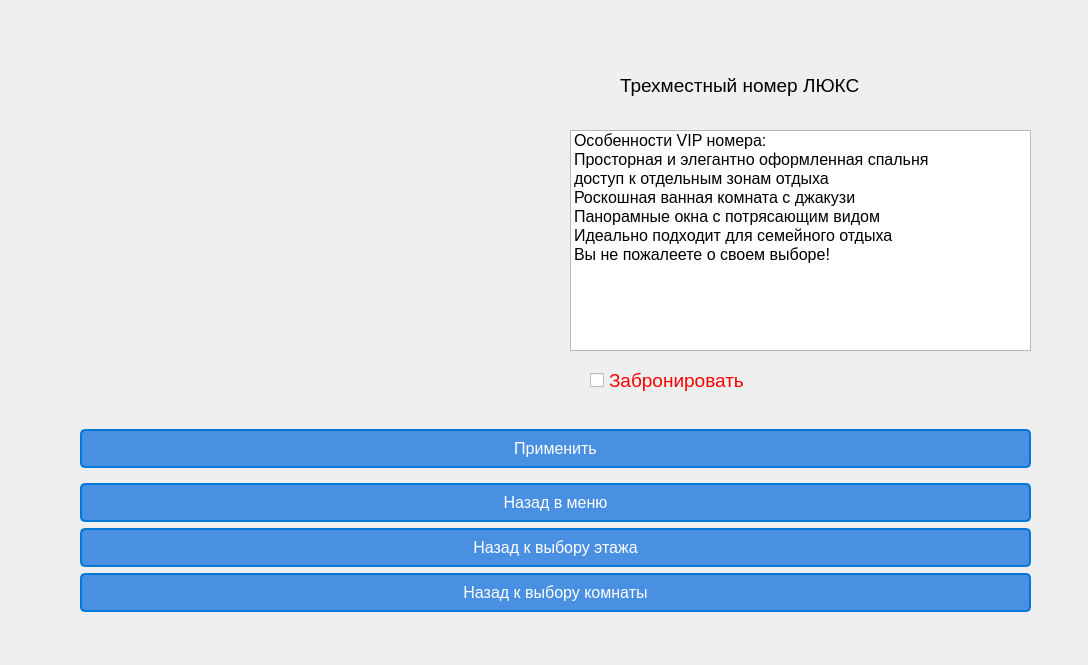
<?xml version="1.0" encoding="UTF-8"?>
<ui version="4.0">
 <class>N405</class>
 <widget class="QDialog" name="N405">
  <property name="geometry">
   <rect>
    <x>0</x>
    <y>0</y>
    <width>1088</width>
    <height>665</height>
   </rect>
  </property>
  <property name="windowTitle">
   <string>Dialog</string>
  </property>
  <widget class="QWidget" name="layoutWidget">
   <property name="geometry">
    <rect>
     <x>80</x>
     <y>420</y>
     <width>951</width>
     <height>201</height>
    </rect>
   </property>
   <layout class="QVBoxLayout" name="verticalLayout_3">
    <item>
     <widget class="QPushButton" name="pushButton_5">
      <property name="styleSheet">
       <string notr="true">QPushButton {
    background-color: #4a90e2; /* Синий цвет */
    border-style: solid;
    border-color: #0078d7; /* Цвет рамки */
    border-width: 2px;
    border-radius: 5px; /* Закругленные углы */
    color: white; /* Цвет текста */
    font-size: 16px; /* Размер текста */
    padding: 8px 16px; /* Отступы внутри кнопки */
}

QPushButton:hover {
    background-color: #357ae8; /* Измененный цвет при наведении */
    border-color: #0056b3; /* Измененный цвет рамки при наведении */
}

QPushButton:pressed {
    background-color: #2f5bb7; /* Измененный цвет при нажатии */
    border-color: #002d5a; /* Измененный цвет рамки при нажатии */
}
</string>
      </property>
      <property name="text">
       <string>Применить</string>
      </property>
     </widget>
    </item>
    <item>
     <layout class="QVBoxLayout" name="verticalLayout_4">
      <item>
       <widget class="QPushButton" name="pushButton_6">
        <property name="styleSheet">
         <string notr="true">QPushButton {
    background-color: #4a90e2; /* Синий цвет */
    border-style: solid;
    border-color: #0078d7; /* Цвет рамки */
    border-width: 2px;
    border-radius: 5px; /* Закругленные углы */
    color: white; /* Цвет текста */
    font-size: 16px; /* Размер текста */
    padding: 8px 16px; /* Отступы внутри кнопки */
}

QPushButton:hover {
    background-color: #357ae8; /* Измененный цвет при наведении */
    border-color: #0056b3; /* Измененный цвет рамки при наведении */
}

QPushButton:pressed {
    background-color: #2f5bb7; /* Измененный цвет при нажатии */
    border-color: #002d5a; /* Измененный цвет рамки при нажатии */
}
</string>
        </property>
        <property name="text">
         <string>Назад в меню</string>
        </property>
       </widget>
      </item>
      <item>
       <widget class="QPushButton" name="pushButton_7">
        <property name="styleSheet">
         <string notr="true">QPushButton {
    background-color: #4a90e2; /* Синий цвет */
    border-style: solid;
    border-color: #0078d7; /* Цвет рамки */
    border-width: 2px;
    border-radius: 5px; /* Закругленные углы */
    color: white; /* Цвет текста */
    font-size: 16px; /* Размер текста */
    padding: 8px 16px; /* Отступы внутри кнопки */
}

QPushButton:hover {
    background-color: #357ae8; /* Измененный цвет при наведении */
    border-color: #0056b3; /* Измененный цвет рамки при наведении */
}

QPushButton:pressed {
    background-color: #2f5bb7; /* Измененный цвет при нажатии */
    border-color: #002d5a; /* Измененный цвет рамки при нажатии */
}
</string>
        </property>
        <property name="text">
         <string>Назад к выбору этажа</string>
        </property>
       </widget>
      </item>
      <item>
       <widget class="QPushButton" name="pushButton_8">
        <property name="styleSheet">
         <string notr="true">QPushButton {
    background-color: #4a90e2; /* Синий цвет */
    border-style: solid;
    border-color: #0078d7; /* Цвет рамки */
    border-width: 2px;
    border-radius: 5px; /* Закругленные углы */
    color: white; /* Цвет текста */
    font-size: 16px; /* Размер текста */
    padding: 8px 16px; /* Отступы внутри кнопки */
}

QPushButton:hover {
    background-color: #357ae8; /* Измененный цвет при наведении */
    border-color: #0056b3; /* Измененный цвет рамки при наведении */
}

QPushButton:pressed {
    background-color: #2f5bb7; /* Измененный цвет при нажатии */
    border-color: #002d5a; /* Измененный цвет рамки при нажатии */
}
</string>
        </property>
        <property name="text">
         <string>Назад к выбору комнаты</string>
        </property>
       </widget>
      </item>
     </layout>
    </item>
   </layout>
  </widget>
  <widget class="QCheckBox" name="checkBox">
   <property name="geometry">
    <rect>
     <x>590</x>
     <y>360</y>
     <width>271</width>
     <height>41</height>
    </rect>
   </property>
   <property name="font">
    <font>
     <pointsize>14</pointsize>
    </font>
   </property>
   <property name="styleSheet">
    <string notr="true">QWidget {
    color: #FF0000; /* Красный цвет текста */
}
</string>
   </property>
   <property name="text">
    <string>Забронировать</string>
   </property>
  </widget>
  <widget class="QLabel" name="img">
   <property name="geometry">
    <rect>
     <x>90</x>
     <y>70</y>
     <width>431</width>
     <height>331</height>
    </rect>
   </property>
   <property name="text">
    <string/>
   </property>
  </widget>
  <widget class="QLabel" name="label">
   <property name="geometry">
    <rect>
     <x>620</x>
     <y>60</y>
     <width>331</width>
     <height>51</height>
    </rect>
   </property>
   <property name="font">
    <font>
     <pointsize>14</pointsize>
    </font>
   </property>
   <property name="text">
    <string>Трехместный номер ЛЮКС</string>
   </property>
  </widget>
  <widget class="QListWidget" name="listWidget">
   <property name="geometry">
    <rect>
     <x>570</x>
     <y>130</y>
     <width>461</width>
     <height>221</height>
    </rect>
   </property>
   <property name="font">
    <font>
     <pointsize>12</pointsize>
    </font>
   </property>
   <item>
    <property name="text">
     <string>Особенности VIP номера:</string>
    </property>
   </item>
   <item>
    <property name="text">
     <string>Просторная и элегантно оформленная спальня </string>
    </property>
   </item>
   <item>
    <property name="text">
     <string>доступ к отдельным зонам отдыха</string>
    </property>
   </item>
   <item>
    <property name="text">
     <string>Роскошная ванная комната с джакузи</string>
    </property>
   </item>
   <item>
    <property name="text">
     <string>Панорамные окна с потрясающим видом</string>
    </property>
   </item>
   <item>
    <property name="text">
     <string>Идеально подходит для семейного отдыха</string>
    </property>
   </item>
   <item>
    <property name="text">
     <string>Вы не пожалеете о своем выборе!</string>
    </property>
   </item>
  </widget>
 </widget>
 <resources/>
 <connections/>
</ui>
